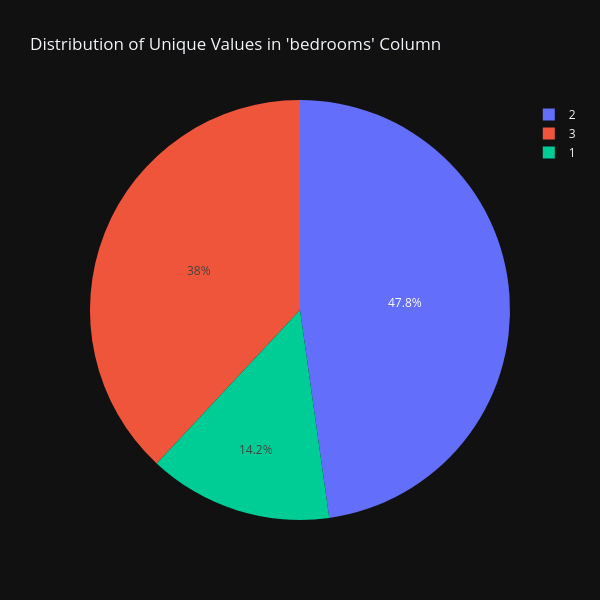
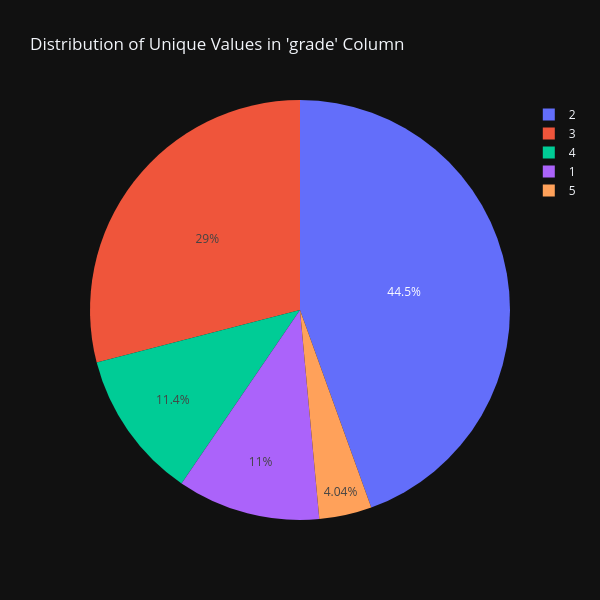
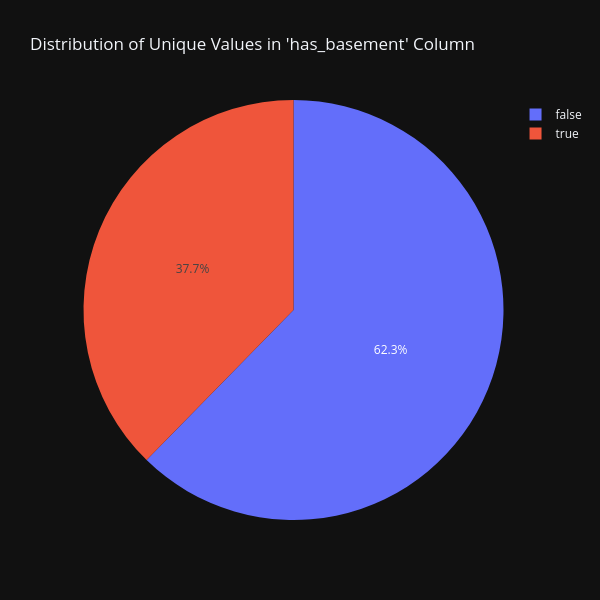
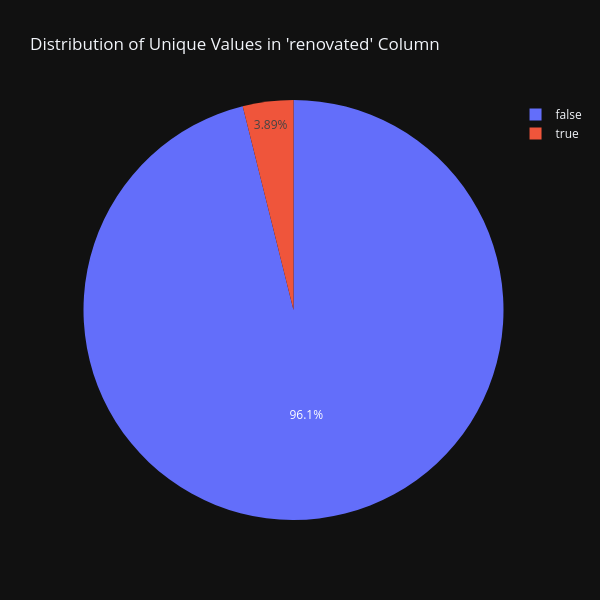

The notebook cell saved with these charts, in order:
### Code cell
# Loop through each column and create a square pie chart for unique values
for col in columns_with_less_than_20_unique:
    # Count occurrences of each unique value in the column
    value_counts = df[col].value_counts()

    # Create a square pie chart
    fig = px.pie(
        names=value_counts.index,
        values=value_counts.values,
        title=f"Distribution of Unique Values in '{col}' Column",
        width=600,  # Set the width to 600 pixels
        height=600  # Set the height to 600 pixels to make it square
    )

    # Display the chart
    fig.show()

### Figure 1 — Plotly figure (JSON) as saved in the notebook; plotly's stock layout.template omitted (floating-point values rounded to 4 significant figures)
{"data": [{"domain": {"x": [0.0, 1.0], "y": [0.0, 1.0]}, "hovertemplate": "label=%{label}<br>value=%{value}<extra></extra>", "labels": [2, 3, 1], "legendgroup": "", "name": "", "showlegend": true, "values": [6499, 5175, 1929], "type": "pie"}], "layout": {"legend": {"tracegroupgap": 0}, "title": {"text": "Distribution of Unique Values in 'bedrooms' Column"}, "height": 600, "width": 600}}

### Figure 2 — Plotly figure (JSON) as saved in the notebook; plotly's stock layout.template omitted (floating-point values rounded to 4 significant figures)
{"data": [{"domain": {"x": [0.0, 1.0], "y": [0.0, 1.0]}, "hovertemplate": "label=%{label}<br>value=%{value}<extra></extra>", "labels": [2, 3, 4, 1, 5], "legendgroup": "", "name": "", "showlegend": true, "values": [6052, 3949, 1555, 1497, 550], "type": "pie"}], "layout": {"legend": {"tracegroupgap": 0}, "title": {"text": "Distribution of Unique Values in 'grade' Column"}, "height": 600, "width": 600}}

### Figure 3 — Plotly figure (JSON) as saved in the notebook; plotly's stock layout.template omitted (floating-point values rounded to 4 significant figures)
{"data": [{"domain": {"x": [0.0, 1.0], "y": [0.0, 1.0]}, "hovertemplate": "label=%{label}<br>value=%{value}<extra></extra>", "labels": [false, true], "legendgroup": "", "name": "", "showlegend": true, "values": [8479, 5124], "type": "pie"}], "layout": {"legend": {"tracegroupgap": 0}, "title": {"text": "Distribution of Unique Values in 'has_basement' Column"}, "height": 600, "width": 600}}

### Figure 4 — Plotly figure (JSON) as saved in the notebook; plotly's stock layout.template omitted (floating-point values rounded to 4 significant figures)
{"data": [{"domain": {"x": [0.0, 1.0], "y": [0.0, 1.0]}, "hovertemplate": "label=%{label}<br>value=%{value}<extra></extra>", "labels": [false, true], "legendgroup": "", "name": "", "showlegend": true, "values": [13074, 529], "type": "pie"}], "layout": {"legend": {"tracegroupgap": 0}, "title": {"text": "Distribution of Unique Values in 'renovated' Column"}, "height": 600, "width": 600}}
